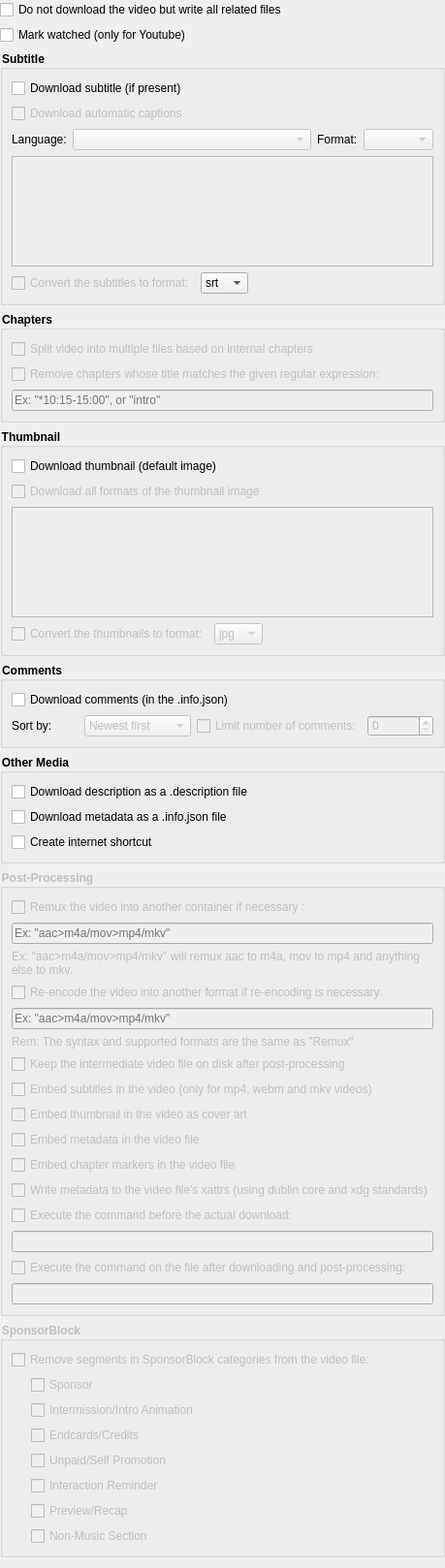
<?xml version="1.0" encoding="UTF-8"?>
<ui version="4.0">
 <class>StreamConfigWidget</class>
 <widget class="QWidget" name="StreamConfigWidget">
  <property name="geometry">
   <rect>
    <x>0</x>
    <y>0</y>
    <width>419</width>
    <height>1618</height>
   </rect>
  </property>
  <property name="styleSheet">
   <string notr="true">/* QGroupBox exposes the title as QString (even if internally its probably a QLabel) */
QGroupBox {
	font-weight: bold;
}</string>
  </property>
  <layout class="QVBoxLayout" name="verticalLayout">
   <property name="leftMargin">
    <number>0</number>
   </property>
   <property name="topMargin">
    <number>0</number>
   </property>
   <property name="rightMargin">
    <number>0</number>
   </property>
   <item>
    <widget class="QCheckBox" name="skipDownloadCheckBox">
     <property name="text">
      <string>Do not download the video but write all related files</string>
     </property>
    </widget>
   </item>
   <item>
    <widget class="QCheckBox" name="markWatchedCheckBox">
     <property name="text">
      <string>Mark watched (only for Youtube)</string>
     </property>
    </widget>
   </item>
   <item>
    <widget class="QGroupBox" name="subtitleGroupBox">
     <property name="title">
      <string>Subtitle</string>
     </property>
     <layout class="QVBoxLayout" name="verticalLayout_7">
      <item>
       <widget class="QCheckBox" name="subtitleCheckBox">
        <property name="text">
         <string>Download subtitle (if present)</string>
        </property>
       </widget>
      </item>
      <item>
       <widget class="QCheckBox" name="autoSubtitleCheckBox">
        <property name="enabled">
         <bool>false</bool>
        </property>
        <property name="text">
         <string>Download automatic captions </string>
        </property>
       </widget>
      </item>
      <item>
       <layout class="QHBoxLayout" name="horizontalLayout_3" stretch="0,1,0,0">
        <item>
         <widget class="QLabel" name="label_4">
          <property name="text">
           <string>Language:</string>
          </property>
         </widget>
        </item>
        <item>
         <widget class="QComboBox" name="subtitleComboBox">
          <property name="enabled">
           <bool>false</bool>
          </property>
         </widget>
        </item>
        <item>
         <widget class="QLabel" name="subtitleFormatLabel">
          <property name="text">
           <string>Format:</string>
          </property>
         </widget>
        </item>
        <item>
         <widget class="QComboBox" name="subtitleFormatComboBox">
          <property name="enabled">
           <bool>false</bool>
          </property>
         </widget>
        </item>
       </layout>
      </item>
      <item>
       <widget class="QTableView" name="subtitleTableView">
        <property name="enabled">
         <bool>false</bool>
        </property>
       </widget>
      </item>
      <item>
       <layout class="QHBoxLayout" name="horizontalLayout_2">
        <item>
         <widget class="QCheckBox" name="checkBox_5">
          <property name="enabled">
           <bool>false</bool>
          </property>
          <property name="text">
           <string>Convert the subtitles to format:</string>
          </property>
         </widget>
        </item>
        <item>
         <widget class="QComboBox" name="comboBox_2">
          <item>
           <property name="text">
            <string>srt</string>
           </property>
          </item>
          <item>
           <property name="text">
            <string>vtt</string>
           </property>
          </item>
          <item>
           <property name="text">
            <string>ass</string>
           </property>
          </item>
          <item>
           <property name="text">
            <string>lrc</string>
           </property>
          </item>
         </widget>
        </item>
        <item>
         <spacer name="horizontalSpacer_2">
          <property name="orientation">
           <enum>Qt::Horizontal</enum>
          </property>
          <property name="sizeHint" stdset="0">
           <size>
            <width>40</width>
            <height>20</height>
           </size>
          </property>
         </spacer>
        </item>
       </layout>
      </item>
     </layout>
    </widget>
   </item>
   <item>
    <widget class="QGroupBox" name="chapterGroupBox">
     <property name="title">
      <string>Chapters</string>
     </property>
     <layout class="QVBoxLayout" name="verticalLayout_3">
      <item>
       <widget class="QCheckBox" name="chapterSplitCheckBox">
        <property name="enabled">
         <bool>false</bool>
        </property>
        <property name="text">
         <string>Split video into multiple files based on internal chapters</string>
        </property>
       </widget>
      </item>
      <item>
       <widget class="QCheckBox" name="checkBox_14">
        <property name="enabled">
         <bool>false</bool>
        </property>
        <property name="text">
         <string>Remove chapters whose title matches the given regular expression:</string>
        </property>
       </widget>
      </item>
      <item>
       <widget class="QLineEdit" name="lineEdit_5">
        <property name="enabled">
         <bool>false</bool>
        </property>
        <property name="placeholderText">
         <string>Ex: &quot;*10:15-15:00&quot;, or &quot;intro&quot;</string>
        </property>
       </widget>
      </item>
     </layout>
    </widget>
   </item>
   <item>
    <widget class="QGroupBox" name="thumbnailGroupBox">
     <property name="title">
      <string>Thumbnail</string>
     </property>
     <layout class="QVBoxLayout" name="verticalLayout_6">
      <item>
       <widget class="QCheckBox" name="thumbnailCheckBox">
        <property name="text">
         <string>Download thumbnail (default image)</string>
        </property>
       </widget>
      </item>
      <item>
       <widget class="QCheckBox" name="allThumbnailsCheckBox">
        <property name="enabled">
         <bool>false</bool>
        </property>
        <property name="text">
         <string>Download all formats of the thumbnail image</string>
        </property>
       </widget>
      </item>
      <item>
       <widget class="QTableView" name="thumbnailTableView">
        <property name="enabled">
         <bool>false</bool>
        </property>
       </widget>
      </item>
      <item>
       <layout class="QHBoxLayout" name="horizontalLayout">
        <item>
         <widget class="QCheckBox" name="checkBox_4">
          <property name="enabled">
           <bool>false</bool>
          </property>
          <property name="text">
           <string>Convert the thumbnails to format:</string>
          </property>
         </widget>
        </item>
        <item>
         <widget class="QComboBox" name="comboBox">
          <property name="enabled">
           <bool>false</bool>
          </property>
          <item>
           <property name="text">
            <string>jpg</string>
           </property>
          </item>
          <item>
           <property name="text">
            <string>png</string>
           </property>
          </item>
         </widget>
        </item>
        <item>
         <spacer name="horizontalSpacer">
          <property name="orientation">
           <enum>Qt::Horizontal</enum>
          </property>
          <property name="sizeHint" stdset="0">
           <size>
            <width>40</width>
            <height>20</height>
           </size>
          </property>
         </spacer>
        </item>
       </layout>
      </item>
     </layout>
    </widget>
   </item>
   <item>
    <widget class="QGroupBox" name="commentGroupBox">
     <property name="title">
      <string>Comments</string>
     </property>
     <layout class="QVBoxLayout" name="verticalLayout_13">
      <item>
       <widget class="QCheckBox" name="commentCheckBox">
        <property name="text">
         <string>Download comments (in the .info.json)</string>
        </property>
       </widget>
      </item>
      <item>
       <layout class="QHBoxLayout" name="horizontalLayout_5">
        <item>
         <widget class="QLabel" name="commentSortLabel">
          <property name="text">
           <string>Sort by:</string>
          </property>
         </widget>
        </item>
        <item>
         <widget class="QComboBox" name="commentSortComboBox">
          <property name="enabled">
           <bool>false</bool>
          </property>
          <item>
           <property name="text">
            <string>Newest first</string>
           </property>
          </item>
          <item>
           <property name="text">
            <string>Top comments</string>
           </property>
          </item>
         </widget>
        </item>
        <item>
         <widget class="QCheckBox" name="commentLimitCheckBox">
          <property name="enabled">
           <bool>false</bool>
          </property>
          <property name="text">
           <string>Limit number of comments:</string>
          </property>
         </widget>
        </item>
        <item>
         <widget class="QSpinBox" name="commentLimitSpinBox">
          <property name="enabled">
           <bool>false</bool>
          </property>
         </widget>
        </item>
       </layout>
      </item>
     </layout>
    </widget>
   </item>
   <item>
    <widget class="QGroupBox" name="otherGroupBox">
     <property name="title">
      <string>Other Media</string>
     </property>
     <layout class="QVBoxLayout" name="verticalLayout_2">
      <item>
       <widget class="QCheckBox" name="otherDescriptionCheckBox">
        <property name="text">
         <string>Download description as a .description file</string>
        </property>
       </widget>
      </item>
      <item>
       <widget class="QCheckBox" name="otherMetadataCheckBox">
        <property name="text">
         <string>Download metadata as a .info.json file</string>
        </property>
       </widget>
      </item>
      <item>
       <widget class="QCheckBox" name="otherShortcutCheckBox">
        <property name="text">
         <string>Create internet shortcut</string>
        </property>
       </widget>
      </item>
     </layout>
    </widget>
   </item>
   <item>
    <widget class="QGroupBox" name="postProcessGroupBox">
     <property name="enabled">
      <bool>false</bool>
     </property>
     <property name="title">
      <string>Post-Processing</string>
     </property>
     <layout class="QVBoxLayout" name="verticalLayout_4">
      <item>
       <widget class="QCheckBox" name="checkBox_9">
        <property name="text">
         <string>Remux the video into another container if necessary :</string>
        </property>
       </widget>
      </item>
      <item>
       <widget class="QLineEdit" name="lineEdit_3">
        <property name="placeholderText">
         <string>Ex: &quot;aac&gt;m4a/mov&gt;mp4/mkv&quot;</string>
        </property>
       </widget>
      </item>
      <item>
       <widget class="QLabel" name="label">
        <property name="text">
         <string>Ex: &quot;aac&gt;m4a/mov&gt;mp4/mkv&quot; will remux aac to m4a, mov to mp4 and anything else to mkv.</string>
        </property>
        <property name="wordWrap">
         <bool>true</bool>
        </property>
       </widget>
      </item>
      <item>
       <widget class="QCheckBox" name="checkBox_8">
        <property name="text">
         <string>Re-encode the video into another format if re-encoding is necessary:</string>
        </property>
       </widget>
      </item>
      <item>
       <widget class="QLineEdit" name="lineEdit_4">
        <property name="placeholderText">
         <string>Ex: &quot;aac&gt;m4a/mov&gt;mp4/mkv&quot;</string>
        </property>
       </widget>
      </item>
      <item>
       <widget class="QLabel" name="label_2">
        <property name="text">
         <string>Rem: The syntax and supported formats are the same as &quot;Remux&quot;</string>
        </property>
        <property name="wordWrap">
         <bool>true</bool>
        </property>
       </widget>
      </item>
      <item>
       <widget class="QCheckBox" name="checkBox_6">
        <property name="text">
         <string>Keep the intermediate video file on disk after post-processing</string>
        </property>
       </widget>
      </item>
      <item>
       <widget class="QCheckBox" name="checkBox_7">
        <property name="text">
         <string>Embed subtitles in the video (only for mp4, webm and mkv videos)</string>
        </property>
       </widget>
      </item>
      <item>
       <widget class="QCheckBox" name="checkBox_10">
        <property name="text">
         <string>Embed thumbnail in the video as cover art</string>
        </property>
       </widget>
      </item>
      <item>
       <widget class="QCheckBox" name="checkBox_11">
        <property name="text">
         <string>Embed metadata in the video file</string>
        </property>
       </widget>
      </item>
      <item>
       <widget class="QCheckBox" name="checkBox_12">
        <property name="text">
         <string>Embed chapter markers in the video file</string>
        </property>
       </widget>
      </item>
      <item>
       <widget class="QCheckBox" name="checkBox_13">
        <property name="text">
         <string>Write metadata to the video file's xattrs (using dublin core and xdg standards)</string>
        </property>
       </widget>
      </item>
      <item>
       <widget class="QCheckBox" name="checkBox_2">
        <property name="text">
         <string>Execute the command before the actual download:</string>
        </property>
       </widget>
      </item>
      <item>
       <widget class="QLineEdit" name="lineEdit"/>
      </item>
      <item>
       <widget class="QCheckBox" name="checkBox_3">
        <property name="text">
         <string>Execute the command on the file after downloading and post-processing:</string>
        </property>
       </widget>
      </item>
      <item>
       <widget class="QLineEdit" name="lineEdit_2"/>
      </item>
     </layout>
    </widget>
   </item>
   <item>
    <widget class="QGroupBox" name="sponsorBlockGroupBox">
     <property name="enabled">
      <bool>false</bool>
     </property>
     <property name="title">
      <string>SponsorBlock</string>
     </property>
     <layout class="QVBoxLayout" name="verticalLayout_5">
      <item>
       <widget class="QCheckBox" name="checkBox_15">
        <property name="text">
         <string>Remove segments in SponsorBlock categories from the video file:</string>
        </property>
       </widget>
      </item>
      <item>
       <layout class="QGridLayout" name="gridLayout">
        <item row="3" column="1">
         <widget class="QCheckBox" name="checkBox_21">
          <property name="text">
           <string>Unpaid/Self Promotion</string>
          </property>
         </widget>
        </item>
        <item row="4" column="1">
         <widget class="QCheckBox" name="checkBox_22">
          <property name="text">
           <string>Interaction Reminder</string>
          </property>
         </widget>
        </item>
        <item row="0" column="1">
         <widget class="QCheckBox" name="checkBox_16">
          <property name="text">
           <string>Sponsor</string>
          </property>
         </widget>
        </item>
        <item row="5" column="1">
         <widget class="QCheckBox" name="checkBox_18">
          <property name="text">
           <string>Preview/Recap</string>
          </property>
         </widget>
        </item>
        <item row="6" column="1">
         <widget class="QCheckBox" name="checkBox_19">
          <property name="text">
           <string>Non-Music Section</string>
          </property>
         </widget>
        </item>
        <item row="2" column="1">
         <widget class="QCheckBox" name="checkBox_20">
          <property name="text">
           <string>Endcards/Credits</string>
          </property>
         </widget>
        </item>
        <item row="1" column="1">
         <widget class="QCheckBox" name="checkBox_17">
          <property name="text">
           <string>Intermission/Intro Animation</string>
          </property>
         </widget>
        </item>
        <item row="0" column="0">
         <spacer name="horizontalSpacer_3">
          <property name="orientation">
           <enum>Qt::Horizontal</enum>
          </property>
          <property name="sizeType">
           <enum>QSizePolicy::Fixed</enum>
          </property>
          <property name="sizeHint" stdset="0">
           <size>
            <width>20</width>
            <height>20</height>
           </size>
          </property>
         </spacer>
        </item>
       </layout>
      </item>
     </layout>
    </widget>
   </item>
  </layout>
 </widget>
 <resources/>
 <connections/>
</ui>
